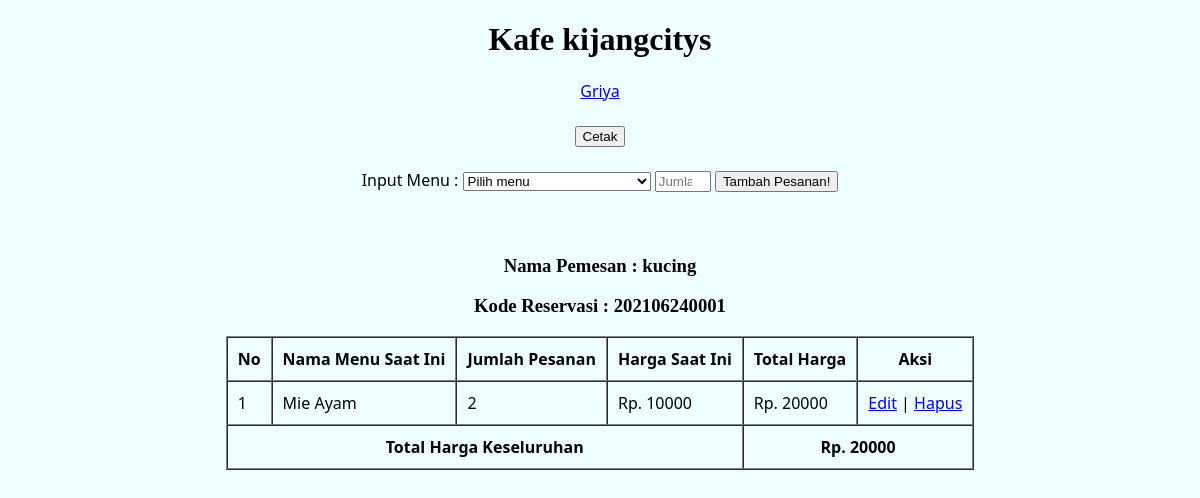
Page /transaksi.php?kode_reservasi=202106240001 on the committed database.
### tables this page shows
CREATE TABLE `data_reservasi` (
  `kode_reservasi` varchar(50) NOT NULL,
  `nama` varchar(100) NOT NULL,
  `tanggal_daftar` date DEFAULT current_timestamp(),
  `total_harga` int(50) UNSIGNED DEFAULT 0
);

CREATE TABLE `transaksi` (
  `id_transaksi` int(10) UNSIGNED NOT NULL,
  `kode_reservasi` varchar(50) NOT NULL,
  `id_menu` int(10) UNSIGNED NOT NULL,
  `nama_menu_saat_ini` varchar(100) NOT NULL,
  `jumlah_pesanan` int(10) UNSIGNED NOT NULL,
  `harga_saat_ini` int(50) UNSIGNED NOT NULL
);

### transaksi.php (the view, shortened to what this page needs)
<?php
    require "config.php";
    $id = $_GET["kode_reservasi"];
    $queryAmbilDataReservasi = "SELECT * FROM data_reservasi WHERE kode_reservasi = '$id'";
    $objectAmbilDataReservasi = mysqli_query($conn, $queryAmbilDataReservasi);
    $reservasi = mysqli_fetch_assoc($objectAmbilDataReservasi);
    $queryAmbilDataTransaksi = "SELECT id_transaksi, kode_reservasi, data_menu.id_menu, jumlah_pesanan, nama_menu_saat_ini, nama_menu, harga_saat_ini, harga FROM transaksi
    JOIN data_menu ON(transaksi.id_menu = data_menu.id_menu) WHERE kode_reservasi = '$id'
    ORDER BY id_transaksi ASC
    ";
    $objectAmbilDataTransaksi = mysqli_query($conn, $queryAmbilDataTransaksi);
    $transaksis = [];
    while( $transaksi = mysqli_fetch_assoc($objectAmbilDataTransaksi) ) {
        $transaksis[] = $transaksi;
    }
?>
<!DOCTYPE html>
<html lang="en">
<head>
    <link rel="stylesheet" href="style.css">
</head>
<body>
    <header id="header">
        <div class="container">
            <center>
                <h1>Kafe kijangcitys</h1>
                <a href="index.php">Griya</a>
                <br><br>
                <button type="button" name="cetak" onclick="return window.print();">Cetak</button>
                <br><br>
            </center>
        </div>
    </header>
    <section id="content">
        <div class="container">
            <center>
                <form action="" method="post">
                    <label for="menu">Input Menu : </label>
                    <select name="menu" id="menu" required>
                        <option value="" selected disabled>Pilih menu</option>
                    </select>
                    <input type="number" min="1" max="10" name="jumlah-pesanan" placeholder="Jumlah Pesanan" required>
                    <button type="submit" name="submit">Tambah Pesanan!</button>
                </form>
                <br><br>
                <h3>Nama Pemesan : <?= $reservasi["nama"]; ?></h3>
                <h3>Kode Reservasi : <?= $id; ?></h3>
                <table border="1" cellpadding="10" cellspacing="0">
                    <tr>
                        <th>No</th>
                        <th>Nama Menu Saat Ini</th>
                        <th>Jumlah Pesanan</th>
                        <th>Harga Saat Ini</th>
                        <th>Total Harga</th>
                        <th class="aksi">Aksi</th>
                    </tr>
                    <?php if ( mysqli_num_rows($objectAmbilDataTransaksi) > 0 ) : ?>
                        <?php $i=1; ?>
                        <?php foreach( $transaksis as $transaksi ) : ?>
                            <tr>
                                <td><?= $i++; ?></td>
                                <td><?= $transaksi["nama_menu_saat_ini"]; ?></td>
                                <td><?= $transaksi["jumlah_pesanan"]; ?></td>
                                <td>Rp. <?= $transaksi["harga_saat_ini"]; ?></td>
                                <td>Rp. <?= $totalHarga = $transaksi["harga_saat_ini"] * $transaksi["jumlah_pesanan"]; ?></td>
                                <td class="aksi"><a href="editTransaksi.php?id_transaksi=<?= $transaksi["id_transaksi"]; ?>&kode_reservasi=<?= $id; ?>">Edit</a> | <a href="hapusTransaksi.php?id_transaksi=<?= $transaksi["id_transaksi"]; ?>&kode_reservasi=<?= $id; ?>" onclick="return confirm('Yakin Kawan?')">Hapus</a></td>
                            </tr>
                            <?php $totalHargaSeluruhnya[] = $totalHarga; ?>
                        <?php endforeach; ?>
                        <tr>
                            <th colspan="4" align="center">Total Harga Keseluruhan</th>
                            <th colspan="2" align="center">Rp. <?= $sumTotalHargaSeluruhnya = array_sum($totalHargaSeluruhnya); ?></th>
                        </tr>
                    <?php endif; ?>
                </table>
            </center>
        </div>
    </section>
</body>
</html>

### style.css (style rules this page uses)
body { background-color: #efffff; font-family: "Segoe UI", Tahoma, Geneva, Verdana, sans-serif; }
h1, h2, h3 { font-family: Cambria, Cochin, Georgia, Times, "Times New Roman", serif !important; }

### rows in the picture
data_reservasi: nama "kucing"
transaksi: nama_menu_saat_ini "Mie Ayam", jumlah_pesanan "2", harga_saat_ini "10000", $totalHarga = $transaksi["harga_saat_ini"] * $transaksi["jumlah_pesanan"] "20000"

### other values in the picture
$id "202106240001"
$sumTotalHargaSeluruhnya = array_sum($totalHargaSeluruhnya) "20000"
